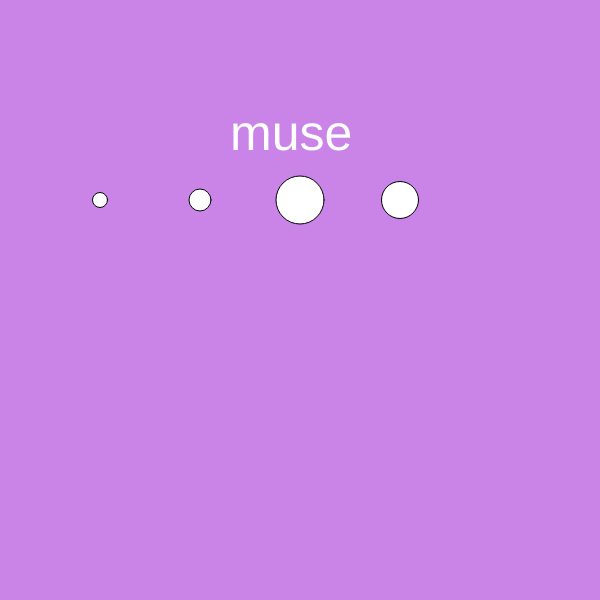
Frame 1 (no input)
Frame 60 (no input): identical to frame 1, image omitted
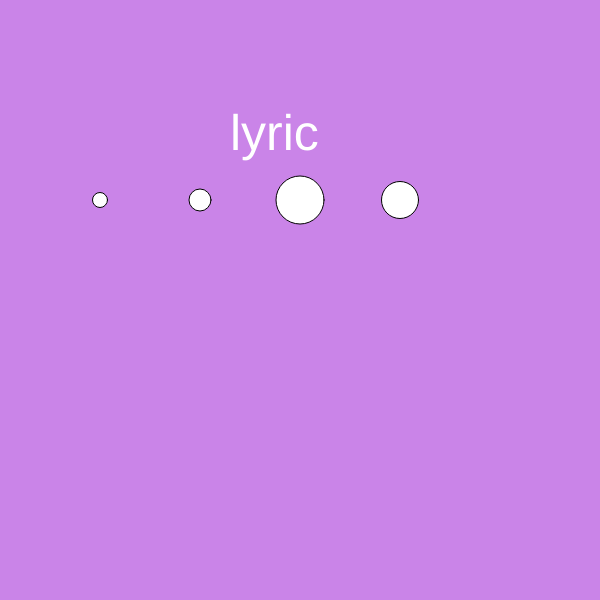
Frame 120 (the mouse pressed at the canvas centre since frame 60)

The p5.js sketch that drew these frames (run headless with seeded random() and noise() and a simulated clock; from frame 60 on, the mouse is pressed at the canvas centre):

// p5.js sketch
// ── sketch.js
var numbers = [15, 22, 48, 37];
var habits = ["muse", "lyric", "music", "generic", "aries", "optimistic", "pessimist", "music is life"];
var j = 0;

function setup(){
    createCanvas(600,600);
    
}

function draw(){
    background(202, 132, 232);
    
    for(var i = 0; i < 4; i++){
        ellipse((i+1)*100,200,numbers[i],numbers[i]);
    }
    
    fill(255);
    textSize(50);
    text(habits[j],230,150);
}

function mousePressed(){
    j++;
    if(j==habits.length){
        j=0;
    }
}
